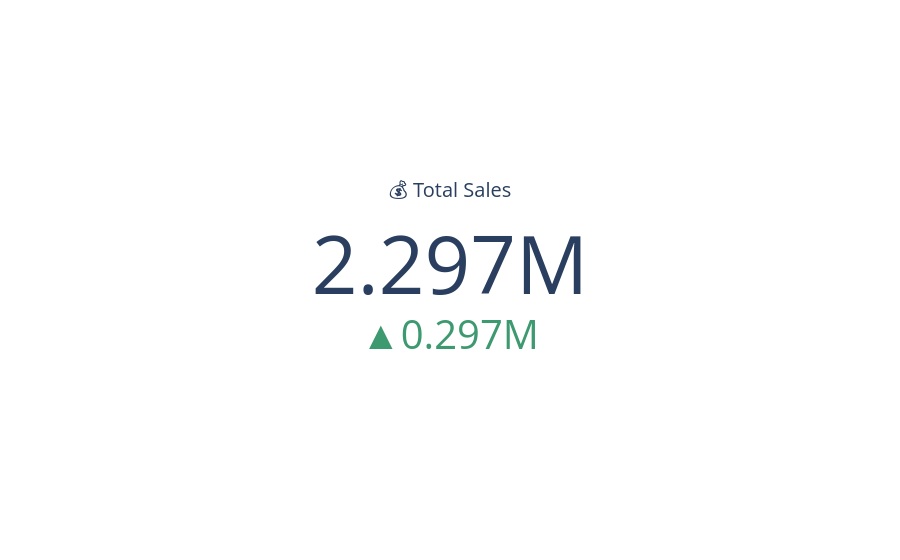

Write notebook code for a chart like this one.
### Markdown cell above
### Total Sales

### Code cell
import plotly.graph_objects as go
from IPython.display import display, HTML

def plot_total_sales(df, reference=2000000):
    total_sales = df["Sales"].sum()
    
    # Plot Indicator
    fig = go.Figure(go.Indicator(
        mode="number+delta",
        value=total_sales,
        delta={"reference": reference},  # previous sales
        title={"text": "💰 Total Sales"}
    ))
    fig.show()
    
    # Generate dynamic insight
    trend = "positive" if total_sales > reference else "negative"
    
    # Display bold & bigger font in Jupyter
    display(HTML(f"<p style='font-size:16px; font-weight:400;'>"
                 f"📌 Total sales for the period are <b>₹{total_sales:.2f}</b>. "
                 f"Compared to reference sales of ₹{reference}, the company shows a <b>{trend}</b> trend."
                 f"</p>"))

# Call the function
plot_total_sales(df)

### Figure 1 — Plotly figure (JSON) as saved in the notebook; plotly's stock layout.template omitted (floating-point values rounded to 4 significant figures)
{"data": [{"delta": {"reference": 2000000}, "mode": "number+delta", "title": {"text": "💰 Total Sales"}, "type": "indicator", "value": 2297000.0}], "layout": {}}
